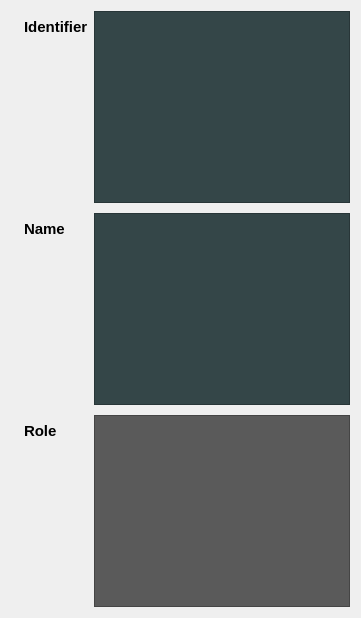
                          <widget class="QWidget" name="tab_9">
                           <attribute name="title">
                            <string>Descriptor Modifier</string>
                           </attribute>
                           <layout class="QFormLayout" name="formLayout_6">
                            <property name="verticalSpacing">
                             <number>10</number>
                            </property>
                            <property name="leftMargin">
                             <number>24</number>
                            </property>
                            <item row="0" column="0">
                             <widget class="QLabel" name="label_26">
                              <property name="font">
                               <font>
                                <pointsize>11</pointsize>
                                <weight>75</weight>
                                <bold>true</bold>
                               </font>
                              </property>
                              <property name="text">
                               <string>Identifier</string>
                              </property>
                             </widget>
                            </item>
                            <item row="0" column="1">
                             <widget class="QPlainTextEdit" name="contr_describer_modi_ident">
                              <property name="font">
                               <font>
                                <pointsize>10</pointsize>
                               </font>
                              </property>
                              <property name="styleSheet">
                               <string notr="true">background-color: rgb(52, 70, 72);</string>
                              </property>
                              <property name="verticalScrollBarPolicy">
                               <enum>Qt::ScrollBarAlwaysOff</enum>
                              </property>
                             </widget>
                            </item>
                            <item row="1" column="0">
                             <widget class="QLabel" name="label_27">
                              <property name="font">
                               <font>
                                <pointsize>11</pointsize>
                                <weight>75</weight>
                                <bold>true</bold>
                               </font>
                              </property>
                              <property name="text">
                               <string>Name</string>
                              </property>
                             </widget>
                            </item>
                            <item row="1" column="1">
                             <widget class="QPlainTextEdit" name="contr_describer_modi_name">
                              <property name="font">
                               <font>
                                <pointsize>10</pointsize>
                               </font>
                              </property>
                              <property name="styleSheet">
                               <string notr="true">background-color: rgb(52, 70, 72);</string>
                              </property>
                              <property name="verticalScrollBarPolicy">
                               <enum>Qt::ScrollBarAlwaysOff</enum>
                              </property>
                             </widget>
                            </item>
                            <item row="2" column="0">
                             <widget class="QLabel" name="label_28">
                              <property name="font">
                               <font>
                                <pointsize>11</pointsize>
                                <weight>75</weight>
                                <bold>true</bold>
                               </font>
                              </property>
                              <property name="text">
                               <string>Role</string>
                              </property>
                             </widget>
                            </item>
                            <item row="2" column="1">
                             <widget class="QPlainTextEdit" name="contr_describer_modi_role">
                              <property name="font">
                               <font>
                                <pointsize>10</pointsize>
                               </font>
                              </property>
                              <property name="styleSheet">
                               <string notr="true">background-color: rgb(90, 90, 90);</string>
                              </property>
                              <property name="verticalScrollBarPolicy">
                               <enum>Qt::ScrollBarAlwaysOff</enum>
                              </property>
                              <property name="readOnly">
                               <bool>true</bool>
                              </property>
                             </widget>
                            </item>
                           </layout>
                          </widget>
